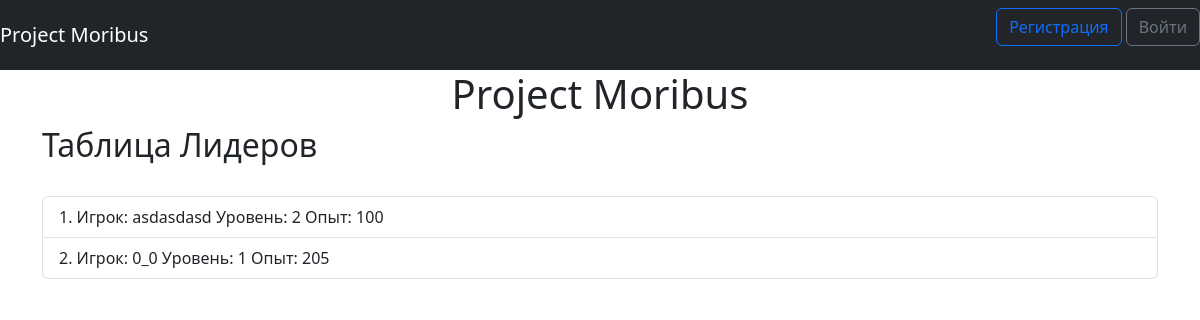
The page / on the database its author committed.
### data/users.py (models this page shows, shortened)
class User(SqlAlchemyBase, UserMixin, SerializerMixin):
    __tablename__ = 'users'
    id = sqlalchemy.Column(sqlalchemy.Integer, primary_key=True, autoincrement=True)
    name = sqlalchemy.Column(sqlalchemy.String, nullable=True)
    login = sqlalchemy.Column(sqlalchemy.String, nullable=True)
    xp = sqlalchemy.Column(sqlalchemy.Integer, nullable=True)
    level = sqlalchemy.Column(sqlalchemy.Integer, nullable=True)
    inventory = sqlalchemy.Column(sqlalchemy.String, nullable=True)
    hands = sqlalchemy.Column(sqlalchemy.Integer, nullable=True)
    body = sqlalchemy.Column(sqlalchemy.Integer, nullable=True)
    legs = sqlalchemy.Column(sqlalchemy.Integer, nullable=True)
    head = sqlalchemy.Column(sqlalchemy.Integer, nullable=True)
    icon_name = sqlalchemy.Column(sqlalchemy.String, nullable=True)
    energy = sqlalchemy.Column(sqlalchemy.Integer, nullable=True)
    guild_id = sqlalchemy.Column(sqlalchemy.Integer, nullable=True)
    hashed_password = sqlalchemy.Column(sqlalchemy.String, nullable=True)

### main.py (the view)
@app.route('/')
def index():
    db_sess = db_session.create_session()
    db_users = db_sess.query(User).all()
    users = []
    for user in db_users:
        users.append([user.name, user.level, user.xp])
    return \
        render_template("index.html", users=sorted(users, key=lambda x: (x[1], x[2]), reverse=True))

### data/db_session.py (called while the page is built)
def create_session() -> Session:
    global __factory
    return __factory()

### templates/index.html (shortened to what this page needs)
{% extends "base.html" %}
{% block content %}
    <h1 align="center">Project Moribus</h1>
    <h2>Таблица Лидеров</h2>
    <br>
    <ol class="list-group list-group-numbered">
        {% for user in users %}
            <li class="list-group-item">Игрок: {{ user[0] }} Уровень: {{ user[1] }} Опыт: {{ user[2] }}</li>
        {% endfor %}
    </ol>
    <br>
{% endblock %}

### rows shown on the page
User: name "asdasdasd", user "2", xp "100"
User: name "0_0", user "1", xp "205"
